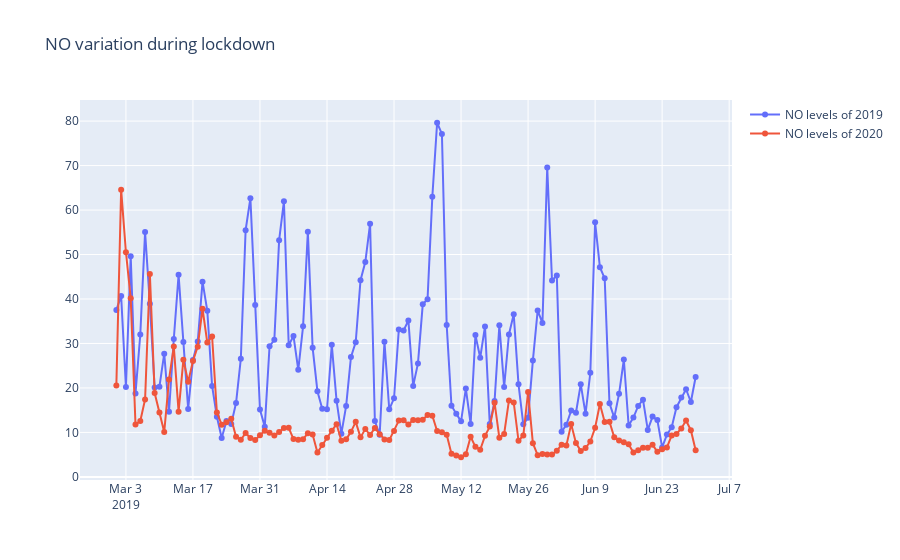

Notebook code for this chart:
### Markdown cell above
Effect of Lockdown on NO levels

### Code cell
fig=go.Figure()
fig.add_trace(go.Scatter(x=Delhi_mar_june_19['Date'], y=Delhi_mar_june_19['NO'], mode='lines+markers',
                         name='NO levels of 2019'))
fig.add_trace(go.Scatter(x=Delhi_mar_june_19['Date'], y=Delhi_mar_june_20['NO'], mode='lines+markers',
                         name='NO levels of 2020'))
fig.update_layout(title='NO variation during lockdown')
fig.show()
